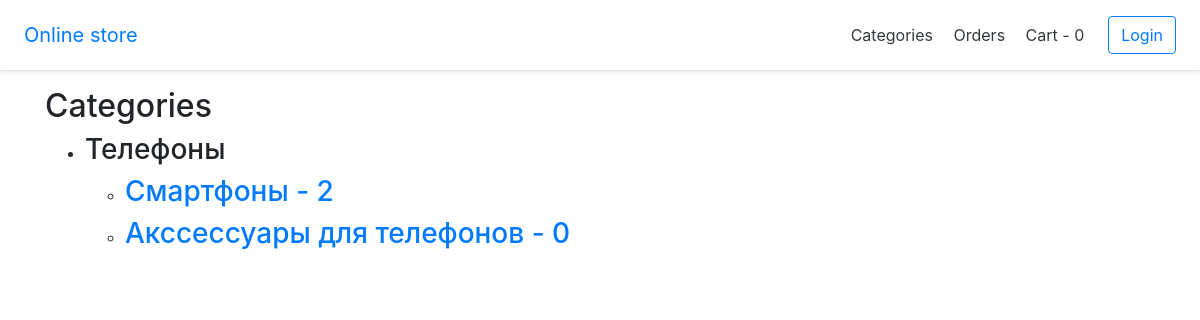
The page /category/ on the database its author committed.
### shop/models.py (models this page shows, shortened)
class Category(models.Model):
    name = models.CharField(max_length=150)
    slug = models.SlugField(max_length=150, null=True, db_index=True, unique=True)
    created_at = models.DateTimeField(auto_now_add=True)

class Subcategory(models.Model):
    category = models.ForeignKey(Category, on_delete=models.DO_NOTHING, related_name='subcategory')
    name = models.CharField(max_length=150)
    slug = models.SlugField(max_length=150, null=True, db_index=True, unique=True)
    created_at = models.DateTimeField(auto_now_add=True)

### shop/views.py (the view)
# urls.py: path('category/', views.CategoryListView.as_view(), name='category_list'),
class CategoryListView(generic.ListView):
    model = Category

### templates/shop/category_list.html
{% extends "base.html" %}
{% load static %}
{% block content %}
    <h2>Categories</h2>
    <ul>
        {% for category in object_list %}
            <li><h3>{{ category.name }}</h3></li>
            <ul>
                {% for subcategory in category.subcategory.all %}
                    <li><h3><a href="{% url 'subcategory_detail' subcategory.slug %}">{{ subcategory.name }}
                        - {{ subcategory.product.count }}</h3>
                    </li>
                {% endfor %}
            </ul>
        {% endfor %}
    </ul>
{% endblock %}

### rows shown on the page
Category: name "Телефоны"
Subcategory: name "Смартфоны", product.count "2"
Subcategory: name "Акссессуары для телефонов", product.count "0"

### other values the page prints
{{ request.session.cart|length }} "0"
